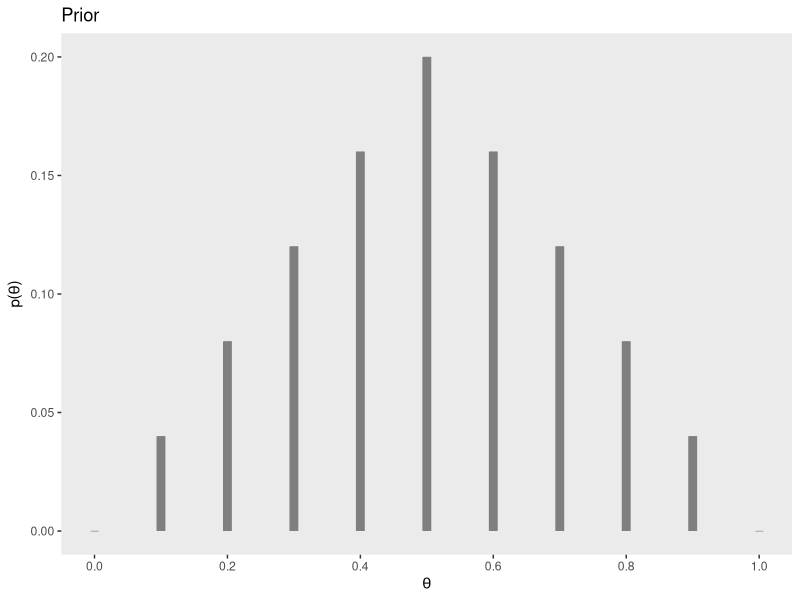
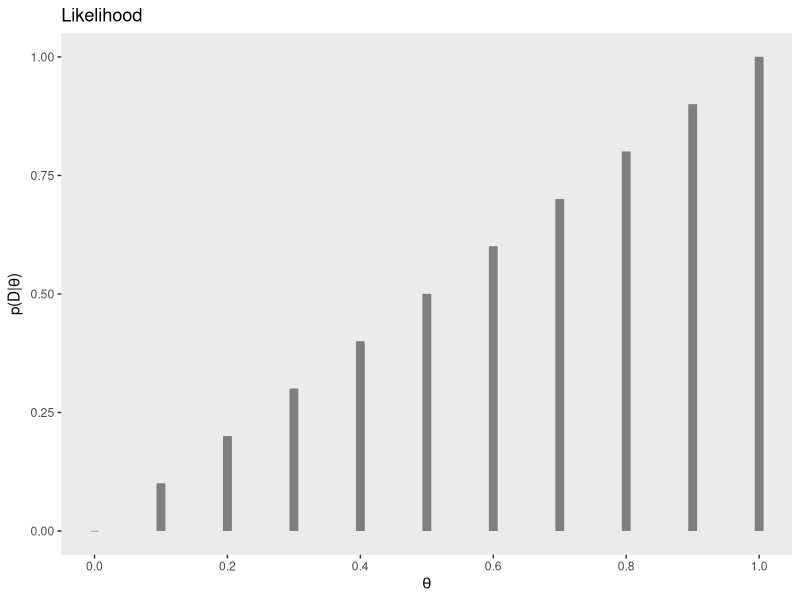
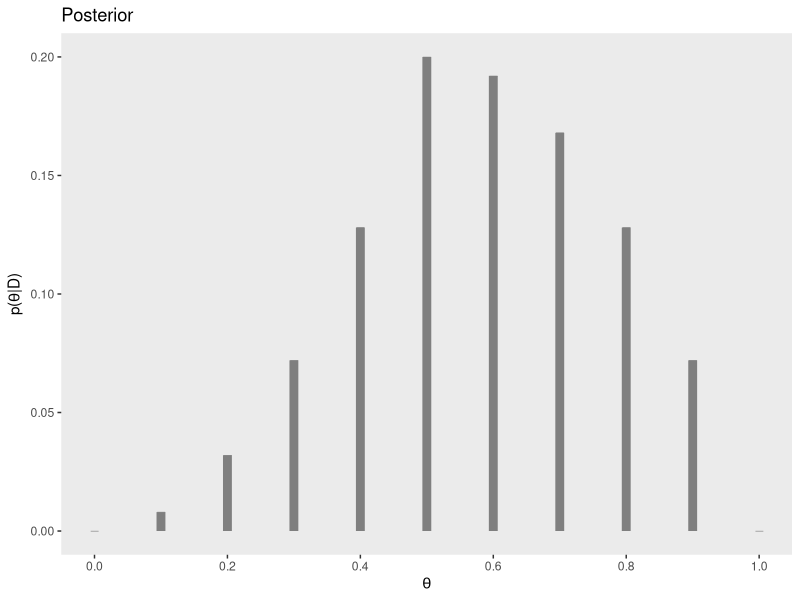

R code for these plots, in order:
## ---- chunk 1
library(tidyverse)

tibble(x = seq(from = 0, to = 1, by = .1),
       y = c(seq(from = 0, to = .5, by = .1),
             seq(from = .4, to = 0, by = -.1))
       ) %>%
  mutate(y = (y * 2) * .2) %>%
  
  ggplot(aes(x = x, y = y, ymin = 0, ymax = y)) +
  geom_linerange(size = 3, color = "grey50") +
  geom_point(shape = 95, color = "grey50", size = 3) +
  scale_x_continuous(breaks = seq(from = 0, to = 1, by = .2)) +
  labs(title = "Prior",
       x = expression(theta),
       y = expression(paste("p(", theta, ")"))) +
  theme(panel.grid = element_blank())
## ---- chunk 2
tibble(x = seq(from = 0, to = 1, by = .1),
       y = x
       ) %>%
  
  ggplot(aes(x = x, y = y, ymin = 0, ymax = y)) +
  geom_linerange(size = 3, color = "grey50") +
  geom_point(shape = 95, color = "grey50", size = 3) +
  scale_x_continuous(breaks = seq(from = 0, to = 1, by = .2)) +
  labs(title = "Likelihood",
       x = expression(theta),
       y = expression(paste("p(D|", theta, ")"))) +
  theme(panel.grid = element_blank())
## ---- chunk 3
tibble(x = seq(from = 0, to = 1, by = .1),
       y = c(seq(from = 0, to = .5, by = .1),
             seq(from = .4, to = 0, by = -.1))
       ) %>%
  mutate(y = (x * y * 2) * .4) %>%
  
  ggplot(aes(x = x, y = y, ymin = 0, ymax = y)) +
  geom_linerange(size = 3, color = "grey50") +
  geom_point(shape = 95, color = "grey50", size = 3) +
  scale_x_continuous(breaks = seq(from = 0, to = 1, by = .2)) +
  labs(title = "Posterior",
       x = expression(theta),
       y = expression(paste("p(", theta, "|D)"))) +
  theme(panel.grid = element_blank())
## ---- chunk 4
sessionInfo()
